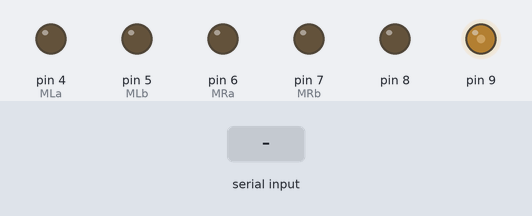
Bench run of a sketch on a simulated Arduino Uno, built with avr-gcc and run on an emulated ATmega328P. On the bench: output pins drawn as LEDs (lit = HIGH). Inputs (shaded band) come from the test bench.

Above: at 1.2 s.
1.3 s: "F" received over Serial
At 1.9 s:
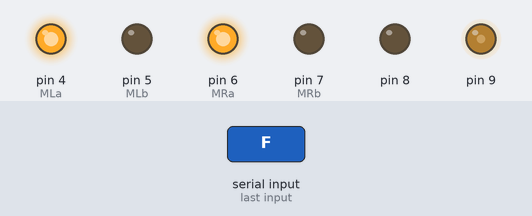
2.8 s: "B" received over Serial
At 4.0 s:
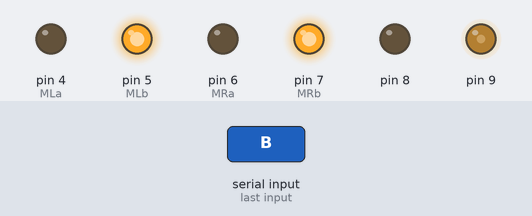
4.3 s: "L" received over Serial
At 5.3 s:
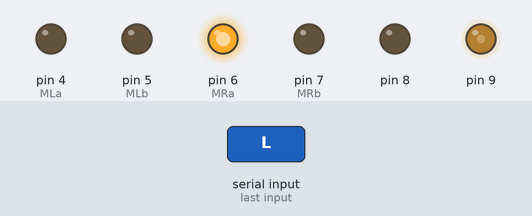
5.8 s: "R" received over Serial
At 6.5 s:
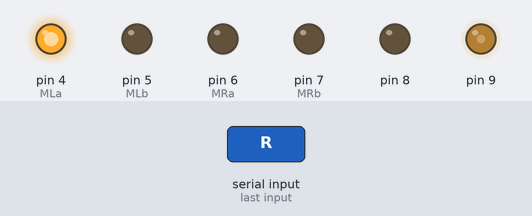
7.3 s: "S" received over Serial
At 7.6 s:
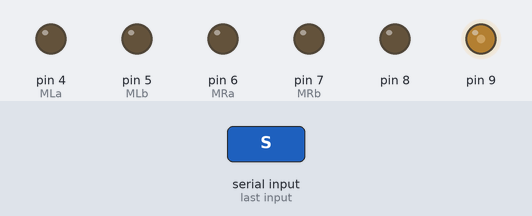
Timing chart, 0 to 9.8 s (numbered marks = the images above; inputs shaded):
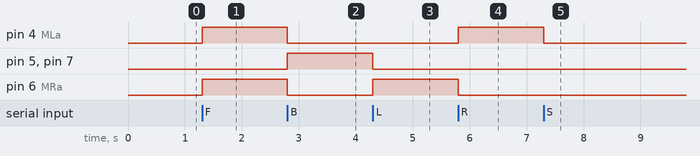

The sketch:

BLUETOOTHCAR_WORKING_ONCASES.ino
```cpp
#define MLa 4   // left motor 1st pin
#define MLb 5   // left motor 2nd pin
#define MRa 6   // right motor 1st pin
#define MRb 7   // right motor 2nd pin

char command; // Stores the received command from Bluetooth

void setup()
{
  Serial.begin(9600); // Initialize the built-in UART for serial communication
  pinMode(MLa, OUTPUT);   // left motors forward
  pinMode(MLb, OUTPUT);   // left motors reverse
  pinMode(MRa, OUTPUT);   // right motors forward
  pinMode(MRb, OUTPUT);   // right motors reverse
 pinMode(8, OUTPUT);
 pinMode(9, OUTPUT);
   analogWrite(8, 90);
  analogWrite(9, 90);
}

void loop()
{

  if (Serial.available() > 0)
  {
    command = Serial.read(); // Read the received command from Bluetooth

    // Process the received command
    switch (command)
    {
      case 'F': // Move forward
        forward();
        break;

      case 'B': // Move backward
        backward();
        break;

      case 'L': // Turn left
        left();
        break;

      case 'R': // Turn right
        right();
        break;

      case 'S': // Stop
        stop();
        break;

      default:
        break;
    }
  }
}

// Function to move the car forward
void forward()
{
  digitalWrite(MLa, HIGH);
  digitalWrite(MLb, LOW);
  digitalWrite(MRa, HIGH);
  digitalWrite(MRb, LOW);
}

// Function to move the car backward
void backward()
{
  digitalWrite(MLa, LOW);
  digitalWrite(MLb, HIGH);
  digitalWrite(MRa, LOW);
  digitalWrite(MRb, HIGH);
}

// Function to turn the car left
void left()
{
  digitalWrite(MLa, LOW);
  digitalWrite(MLb, LOW);
  digitalWrite(MRa, HIGH);
  digitalWrite(MRb, LOW);
}

// Function to turn the car right
void right()
{
  digitalWrite(MLa, HIGH);
  digitalWrite(MLb, LOW);
  digitalWrite(MRa, LOW);
  digitalWrite(MRb, LOW);
}

// Function to stop the car
void stop()
{
  digitalWrite(MLa, LOW);
  digitalWrite(MLb, LOW);
  digitalWrite(MRa, LOW);
  digitalWrite(MRb, LOW);
}
```

Measured:
- after the input at 1.3 s, pin 4 (MLa), pin 6 (MRa): LOW → HIGH at once
- after the input at 2.8 s, pin 4 (MLa), pin 6 (MRa): HIGH → LOW at once; pin 5 (MLb), pin 7 (MRb): LOW → HIGH at once
- after the input at 4.3 s, pin 5 (MLb), pin 7 (MRb): HIGH → LOW at once; pin 6 (MRa): LOW → HIGH at once
- after the input at 5.8 s, pin 4 (MLa): LOW → HIGH at once; pin 6 (MRa): HIGH → LOW at once
- after the input at 7.3 s, pin 4 (MLa): HIGH → LOW at once
